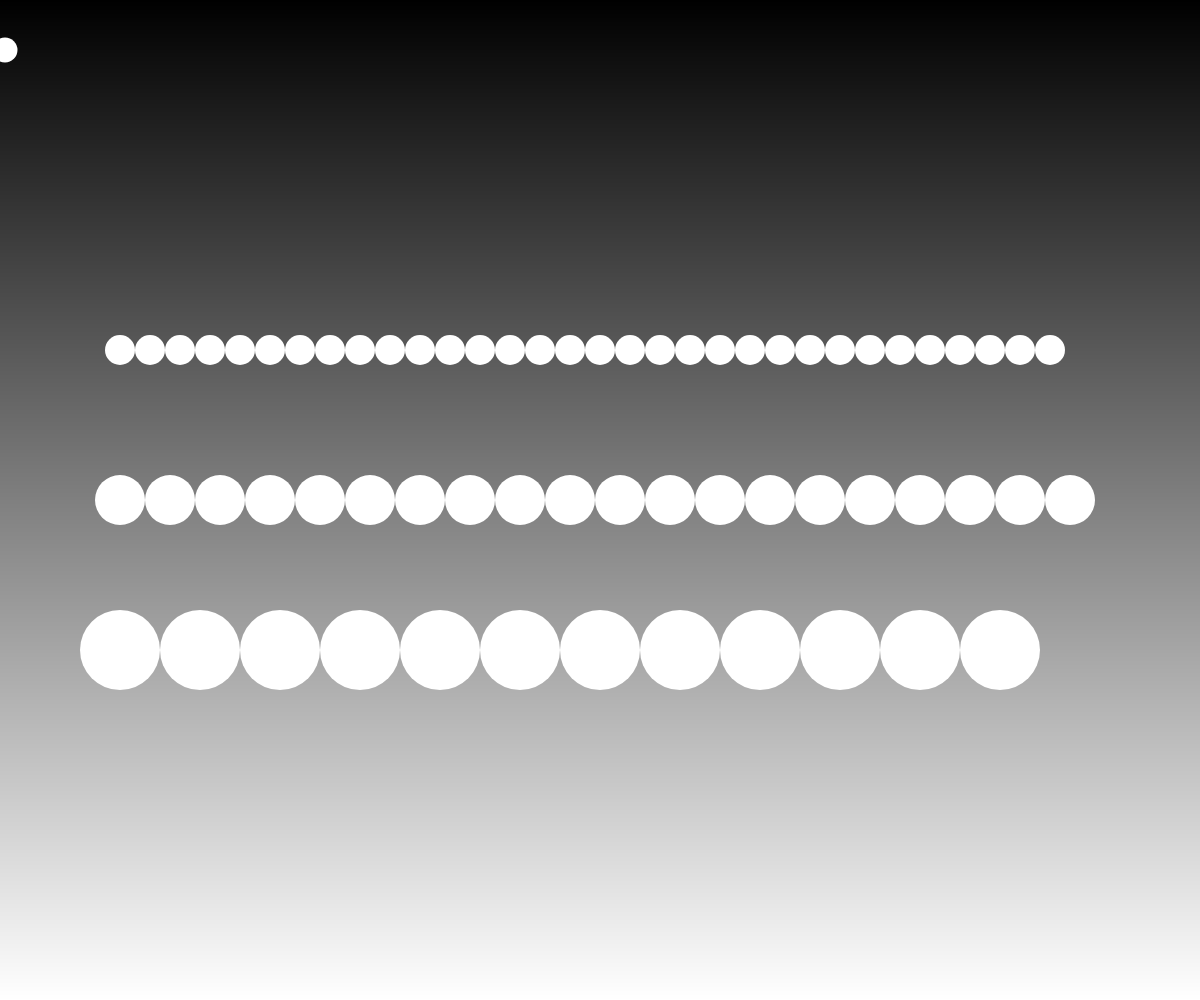
Frame 1 (no input)
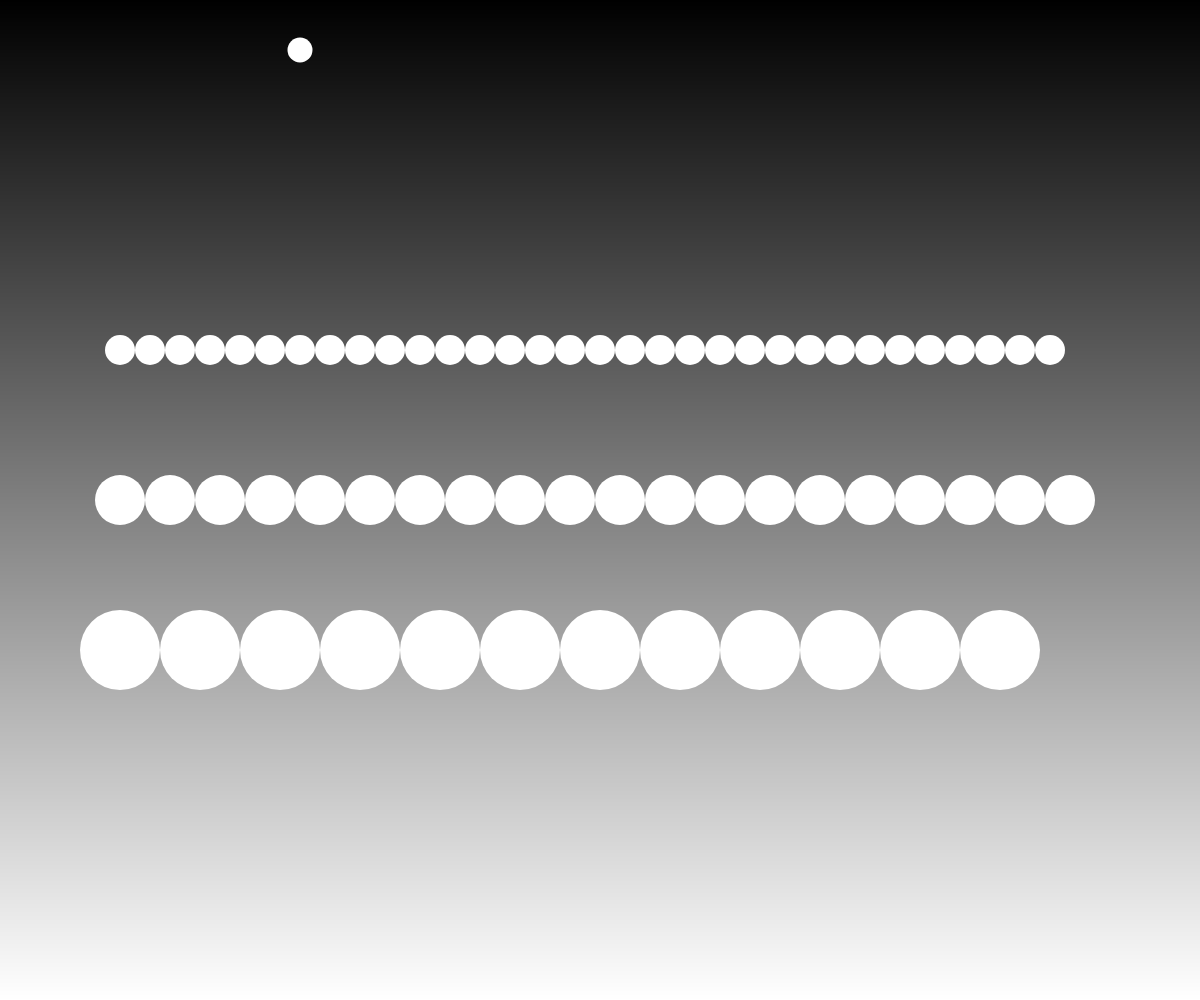
Frame 60 (no input)
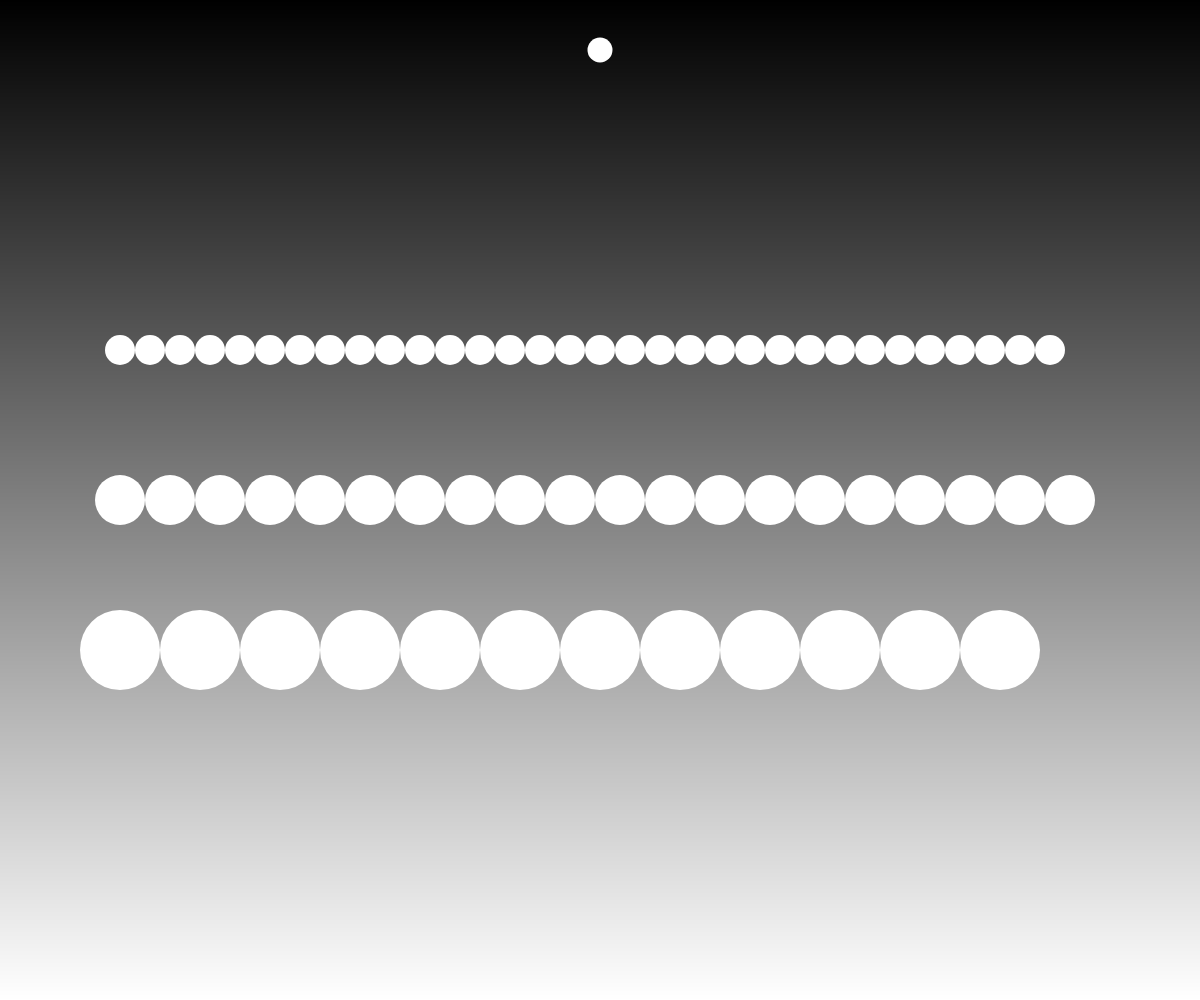
Frame 120 (the mouse pressed at the canvas centre since frame 60)

The p5.js sketch that drew these frames (run headless with seeded random() and noise() and a simulated clock; from frame 60 on, the mouse is pressed at the canvas centre):

// p5.js sketch
// ── sketch.js
// Drawing With Single Loops
// Meixi Yao
// Feb. 24, 2026

// Global Variables
let cX = 0;

function setup() {
  createCanvas(windowWidth, windowHeight);
}

function movingBall(){
  cX += 5;
  if(cX > width) cX = 0;  // Wraps around
  circle(cX, 50, 25);
}

function circleLine(y, size){
  // Use this function to draw a line of circles
  // y -> number       height at which to draw the line
  // size -> number    diameter of the circles
  let xstart = width * 0.1   // 10% position from the left
  let xEnd = width * 0.9     // 90% position from the left

  for(let x = xstart; x < xEnd; x += size){

    circle(x, y, size);
  }
}

function gradientBackground(){
  // Create a gradient to use as a background
  let h = 1;   // Height of each rectangle

  // Use a loop (doesn't have to be WHILE) to draw vertical tack of rectangles
  let y = 0;
  noStroke();
  while (y < height){
    let value = map(y, 0, height, 0, 255);
    fill(value);
    rect(0, y, width, h)
    y += h;
  }

}

function draw() {
  background(220);
  gradientBackground();
  movingBall();
  circleLine(height*0.35, 30);
  circleLine(height/2, 50);
  circleLine(height*0.65, 80);
}
